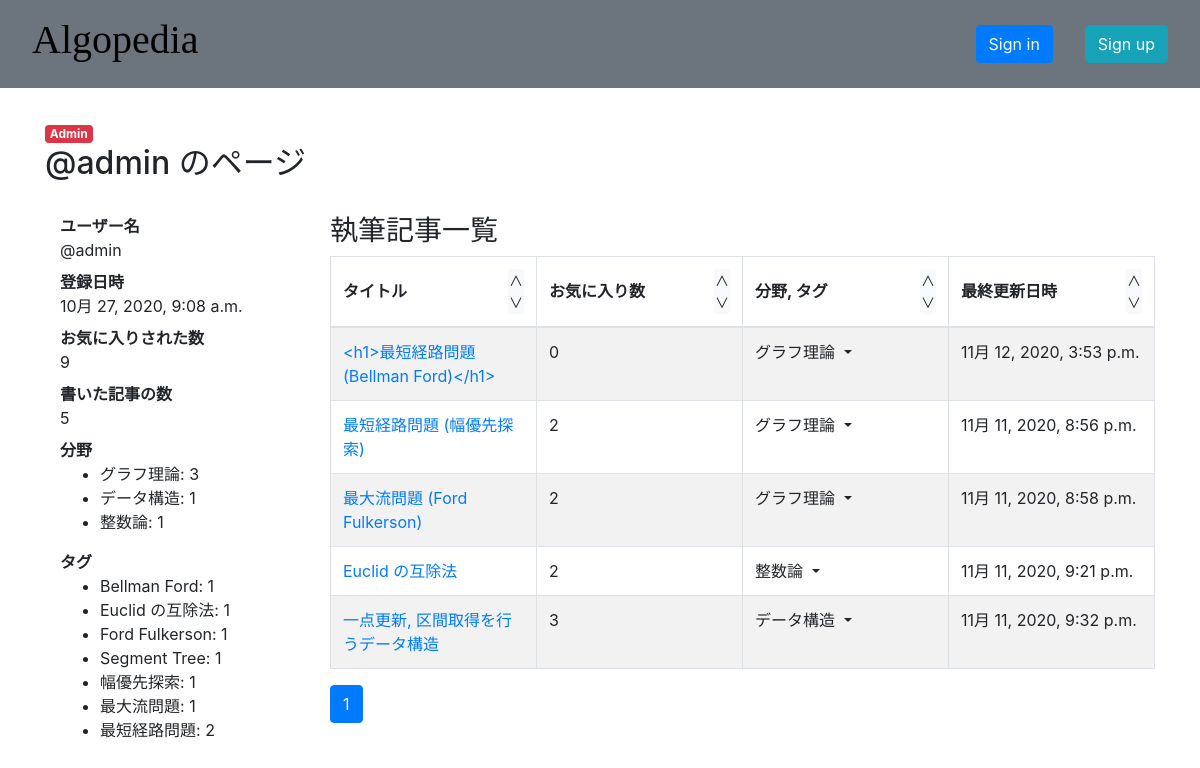
Page /user/1 on the committed database.
### users/models.py (models this page shows, shortened)
class User(AbstractBaseUser, PermissionsMixin):
    username_validator = UnicodeUsernameValidator()
    username = models.CharField(
        _('username'),
        max_length=150,
        unique=True,
        help_text=_('Required. 150 characters or fewer. Letters, digits and @/./+/-/_ only.'),
        validators=[username_validator],
        error_messages={
            'unique': _("A user with that username already exists."),
        },
    )
    is_staff = models.BooleanField(
        _('staff status'),
        default=False,
        help_text=_('Designates whether the user can log into this admin site.'),
    )
    is_active = models.BooleanField(
        _('active'),
        default=True,
        help_text=_(
            'Designates whether this user should be treated as active. '
            'Unselect this instead of deleting accounts.'
        ),
    )
    date_joined = models.DateTimeField(_('date joined'), default=timezone.now)
    objects = UserManager()
    USERNAME_FIELD = 'username'
    REQUIRED_FIELD = []
    class Meta:
        verbose_name = _('user')
        verbose_name_plural = _('users')
    def author_articles(self):
        return Article.objects.filter(author__user=self)
    def liked_num(self):
        return self.author_articles().aggregate(Sum('fav_num'))['fav_num__sum'] or 0
    def category_counts(self):
        return self.author_articles()\
            .annotate(category=F('articlecategory__category'))\
            .values('category')\
            .order_by('category')\
            .annotate(count=Count('category'))
    def tag_counts(self):
        return self.author_articles()\
            .annotate(tag=F('articletags__tag'))\
            .values('tag')\
            .order_by('tag')\
            .annotate(count=Count('tag'))
    @staticmethod
    def exists(user_id):
        return User.get_or_none(user_id) is not None

### cms/models.py (models this page shows, shortened)
class Article(models.Model):
    article_id = models.AutoField(primary_key=True)
    title = models.CharField(max_length=50)
    content = models.TextField()
    fav_num = models.PositiveIntegerField(default=0)
    created_at = models.DateTimeField(auto_now_add=True)
    updated_at = models.DateTimeField(auto_now_add=True)
    class Meta:
        verbose_name_plural = "記事"

class ArticleCategory(models.Model):
    article = models.OneToOneField(Article, on_delete=models.CASCADE, primary_key=True, db_index=True)
    category = models.ForeignKey(Category, on_delete=models.DO_NOTHING, db_index=False)
    class Meta:
        verbose_name_plural = "記事分類"

class Category(models.Model):
    category = models.CharField(max_length=15, primary_key=True)
    article_num = models.PositiveIntegerField(default=0)
    class Meta:
        verbose_name_plural = "カテゴリ"
    def __str__(self):
        return f"{self.category}"

### cms/views.py (the view)
# urls.py: path('user/<int:user_id>', views.user_page, name='user_page'),
def user_page(request, user_id):
    user = get_object_or_404(User, pk=user_id)
    post_list = user.author_articles()
    page_obj = paginate_queryset(post_list, count=10)
    context = {
        'skip_author': True,
        'has_authority': user == request.user,
        'user': user,
        'post_list': page_obj.object_list,
        'page_obj': page_obj,
    }
    return render(request, 'cms/pages/user_page.html', context)

### cms/models.py (called while the page is built)
    def __str__(self):
        return f"{self.tag}"

### cms/views.py (called while the page is built)
def paginate_queryset(queryset, count, page=1):
    paginator = Paginator(queryset, count)
    try:
        page_obj = paginator.page(page)
    except PageNotAnInteger:
        page_obj = paginator.page(1)
    except EmptyPage:
        page_obj = paginator.page(paginator.num_pages)
    return page_obj

### templates/cms/pages/user_page.html (shortened to what this page needs)
{% extends "cms/pages/base.html" %}
{% block content %}
    <div class="mtb">
        {% if user.is_superuser %}
            <span class="badge badge-danger">Admin</span>
        {% endif %}
        <h2>@{{ user.username }} のページ</h2>
    </div>
    <div class="row">
        <div class="col-md-3">
            <dl class="dl-horizontal">
                <dt class="col-sm-12">ユーザー名</dt>
                <dd class="col-sm-12">@{{ user.username }}</dd>
                <dt class="col-sm-12">登録日時</dt>
                <dd class="col-sm-12">{{ user.date_joined }}</dd>
                <dt class="col-sm-12">お気に入りされた数</dt>
                <dd class="col-sm-12">{{ user.liked_num }}</dd>
                <dt class="col-sm-12">書いた記事の数</dt>
                <dd class="col-sm-12">{{ user.author_articles.count }}</dd>
                <dt class="col-sm-12">分野</dt>
                <dd class="col-sm-12">
                    <ul>
                        {% for category_count in user.category_counts %}
                            <li>{{ category_count.category }}: {{ category_count.count }}</li>
                        {% endfor %}
                    </ul>
                </dd>
                <dt class="col-sm-12">タグ</dt>
                <dd class="col-sm-12">
                    <ul>
                        {% for tag_count in user.tag_counts %}
                            <li>{{ tag_count.tag }}: {{ tag_count.count }}</li>
                        {% endfor %}
                    </ul>
                </dd>
            </dl>
        </div>
        <div class="col-md-9">
            <h3>執筆記事一覧</h3>
            {% include "cms/components/article_list.html" %}
        </div>
    </div>
{% endblock %}

### templates/cms/pages/base.html (shortened to what this page needs)
{% load i18n static %}
<!DOCTYPE html>{% get_current_language as LANGUAGE_CODE %}
<html lang="{{ LANGUAGE_CODE|default:"en-us" }}">
<head>
    <link rel="stylesheet" href="{% static 'cms/css/custom.css' %}">
    <link rel="stylesheet" href="{% static 'cms/css/bootstrap.min.css' %}">
</head>
<body>
{% include "cms/components/nav.html" %}
<div class="container">
    {% block content %}{% endblock %}
</div>
</body>
</html>

### templates/cms/components/nav.html
<nav class="navbar navbar-dark bg-secondary">
    <ul class="nav">
        <li class="nav-item">
            <a href="{% url 'cms:index' %}" class="nav-link">
                <h1 style="font-family: 'Century'; color: #000000">Algopedia</h1>
            </a>
        </li>
    </ul>
    <ul class="nav">
        {% if request.user.is_authenticated %}
            <li class="nav-item">
                <a class="nav-link" href="{% url 'cms:logout' %}">
                    <button type="button" class="btn btn-primary">Sign out</button>
                </a>
            </li>
            <li class="nav-item">
                <a class="nav-link" href="{% url 'cms:article_add' %}">
                    <button type="button" class="btn btn-info">新しい記事を書く</button>
                </a>
            </li>
            <li class="nav-item">
                <a class="nav-link" href="{% url 'cms:user_page' request.user.id %}">
                    <button type="button" class="btn btn-info">マイページ</button>
                </a>
            </li>
        {% else %}
            <li class="nav-item">
                <a class="nav-link" href="{% url 'cms:login' %}">
                    <button type="button" class="btn btn-primary">Sign in</button>
                </a>
            </li>
            <li class="nav-item">
                <a class="nav-link" href="{% url 'cms:signup' %}">
                    <button type="button" class="btn btn-info">Sign up</button>
                </a>
            </li>
        {% endif %}
    </ul>
</nav>

### templates/cms/components/article_list.html (shortened to what this page needs)
<div id="{{ htmls.search.id.result }}">
    <table class="table table-striped table-bordered" style="table-layout: fixed">
        <thead>
        <tr>
            {% include "cms/components/article_list_th.html" with name="title"      label="タイトル" %}
            {% include "cms/components/article_list_th.html" with name="fav_num"    label="お気に入り数" %}
            {% include "cms/components/article_list_th.html" with name="articlecategory__category" label="分野, タグ" %}
            {% include "cms/components/article_list_th.html" with name="updated_at" label="最終更新日時" %}
        </tr>
        </thead>
        <tbody>
        {% for article in post_list %}
            <tr>
                <td><a href="{% url 'cms:article_view' article.article_id %}">{{ article.title }}</a></td>
                <td>{{ article.fav_num }}</td>
                <td>
                    <div class="dropdown open">
                        <div class="dropdown-toggle"
                             data-toggle="dropdown"
                             aria-haspopup="true"
                             aria-expanded="false">
                            {{ article.articlecategory.category }}
                        </div>
                    </div>
                </td>
                <td>{{ article.updated_at }}</td>
            </tr>
        {% endfor %}
        </tbody>
    </table>
    {% include "cms/components/paging.html" %}
</div>

### templates/cms/components/article_list_th.html
<th scope="col">
    <div class="container-fluid">
        <div class="row justify-content-between">
            <div class="align-self-center">
                {% with default_label=name|capfirst %}
                {{ label|default:default_label }}
                {% endwith %}
            </div>
            <div class="btn-group-vertical">
                {% include "cms/components/order_button.html" with name=name asc=True %}
                {% include "cms/components/order_button.html" with name=name asc=False %}
            </div>
        </div>
    </div>
</th>

### templates/cms/components/order_button.html
<button type="submit"
        class="btn btn-sm btn-light"
        style="padding:0"
        form="{{ htmls.search.id.form }}"
        onclick="$('#{{ htmls.search.id.search_or_order }}').val('{{ asc|yesno:",-"|add:name }}')"
>{% if asc %}&and;{% else %}&or;{% endif %}
</button>

### templates/cms/components/paging.html (shortened to what this page needs)
<ul class="pagination">
    {% for num in page_obj.paginator.page_range %}
        {% if page_obj.number == num %}
            <li class="page-item active">
                <span class="page-link">
                    {{ num }}
                </span>
            </li>
        {% endif %}
    {% endfor %}
</ul>

### cms/static/cms/css/custom.css (style rules this page uses)
.mtb { margin-top: 2em !important; margin-bottom: 2em !important; }

### rows in the picture
User: username "admin", date_joined "10月 27, 2020, 9:08 a.m.", liked_num "9", author_articles.count "5"
Article: title "<h1>最短経路問題 (Bellman Ford)</h1>", fav_num "0", articlecategory.category "グラフ理論", updated_at "11月 12, 2020, 3:53 p.m."
Article: title "最短経路問題 (幅優先探索)", fav_num "2", articlecategory.category "グラフ理論", updated_at "11月 11, 2020, 8:56 p.m."
Article: title "最大流問題 (Ford Fulkerson)", fav_num "2", articlecategory.category "グラフ理論", updated_at "11月 11, 2020, 8:58 p.m."
Article: title "Euclid の互除法", fav_num "2", articlecategory.category "整数論", updated_at "11月 11, 2020, 9:21 p.m."
Article: title "一点更新, 区間取得を行うデータ構造", fav_num "3", articlecategory.category "データ構造", updated_at "11月 11, 2020, 9:32 p.m."

### other values in the picture
{{ category_count.category }} "グラフ理論" "データ構造" "整数論"
{{ category_count.count }} "3" "1" "1"
{{ tag_count.tag }} "Bellman Ford" "Euclid の互除法" "Ford Fulkerson" "Segment Tree" "幅優先探索" "最大流問題" "最短経路問題"
{{ tag_count.count }} "1" "1" "1" "1" "1" "1" "2"
{{ label|default:default_label }} "タイトル お気に入り数 分野, タグ 最終更新日時"
{{ num }} "1"
